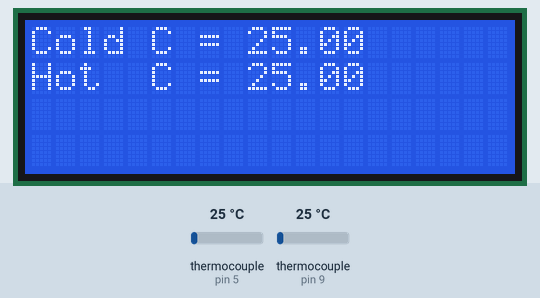
This sketch was run on a simulated Arduino Uno, built with avr-gcc and run on an emulated ATmega328P. Shown: 20×4 character LCD. The inputs (shaded band) are chosen by the test bench; at power-on: thermocouple (sensors on pin 5, pin 9) 25 °C.

Above: at 6.2 s.
6.3 s: thermocouple (sensor on pin 5) set to 6 °C
At 8.0 s:
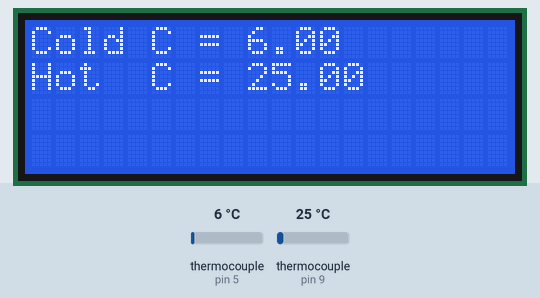
8.6 s: thermocouple (sensor on pin 9) set to 6 °C
At 10.4 s:
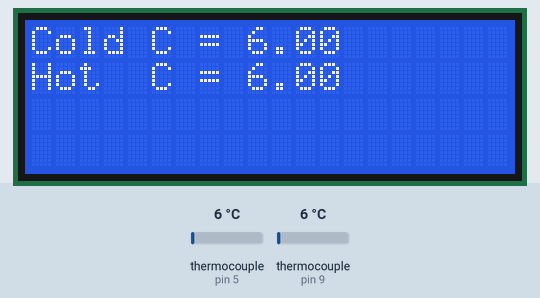
10.7 s: thermocouple (sensor on pin 5) set to 75 °C
At 11.9 s:
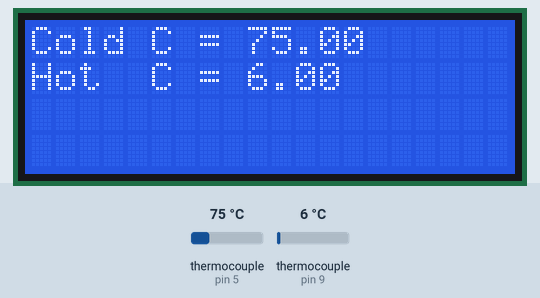
12.7 s: thermocouple (sensor on pin 9) set to 75 °C
At 14.5 s:
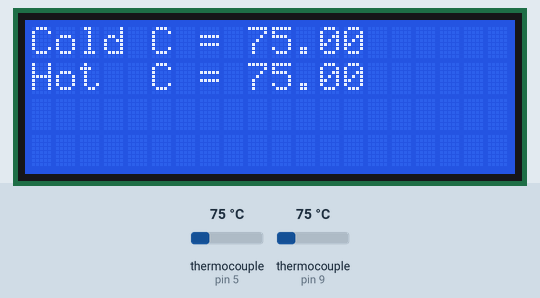
14.8 s: thermocouple (sensor on pin 5) set to 150 °C
At 16.1 s:
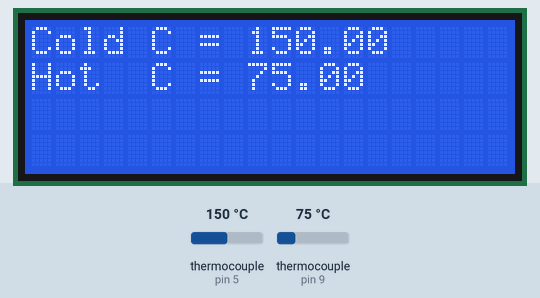
16.9 s: thermocouple (sensor on pin 9) set to 150 °C
At 18.9 s:
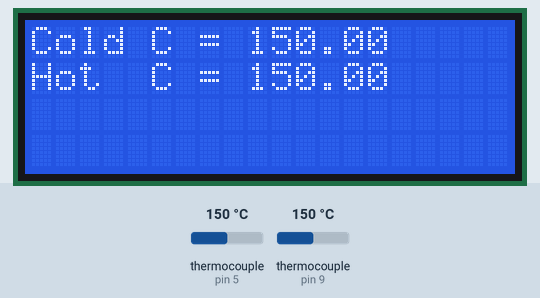
Timing chart, 0 to 19.9 s (numbered marks = the images above; inputs shaded):
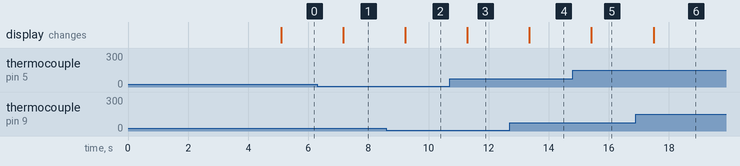

The sketch:

sketch_feb22a_WHITH_2_THERMO.ino
```cpp
#include <LiquidCrystal_I2C.h>

LiquidCrystal_I2C lcd(0x27, 20, 4); // set the LCD address to 0x27 for a 16 chars and 2 line display
#include "max6675.h"
//first thermo
int thermoDO = 4;
int thermoCS = 5;
int thermoCLK = 6;
//sec thermo
#include "max6675.h"
int SthermoDO = 8;
int SthermoCS = 9;
int SthermoCLK = 10;


MAX6675 thermocouple(thermoCLK, thermoCS, thermoDO);
MAX6675 Sthermocouple(SthermoCLK, SthermoCS, SthermoDO);
void setup()
{
  lcd.init();                      // initialize the lcd
  // Print a message to the LCD.
  lcd.backlight();
  lcd.setCursor(0, 0);
  lcd.print("deta logger");
  delay(5000);
}


void loop() {
  // basic readout test, just print the current temp
  lcd.clear();
  lcd.setCursor(0, 0);
  lcd.print("Cold C = ");
  lcd.print(thermocouple.readCelsius());

  lcd.setCursor(0, 1);
  lcd.print("Hot  C = ");
  lcd.print(Sthermocouple.readCelsius());
  //y = myMultiplyFunction(SthermoCLK, SthermoCS, SthermoDO);
 // Serial.print(y);


// Serial.println(thermocouple.readFahrenheit());

// For the MAX6675 to update, you must delay AT LEAST 250ms between reads!
delay(1000);

}
```

Measured:
- after the input at 6.3 s, the display: changes after 0.87 s (image 1)
- after the input at 8.6 s, the display: changes after 0.63 s (image 2)
- after the input at 10.7 s, the display: changes after 0.59 s (image 3)
- after the input at 12.7 s, the display: changes after 0.66 s (image 4)
- after the input at 14.8 s, the display: changes after 0.62 s (image 5)
- after the input at 16.9 s, the display: changes after 0.59 s (image 6)
